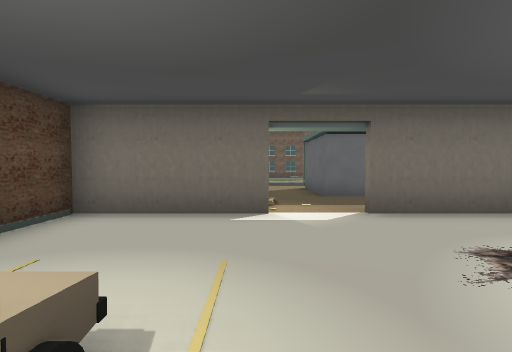
View 1 (above)

17 first-person views from a walk through a Godot game level. The camera is 1.5 m above the floor, tilts 2° down and sees 85° across. Doors that lead somewhere are drawn open, without their leaves. The floor is counted in squares, 2 m on a side. Each view is taken from the middle of a square. On the plan, view 1 faces up. The plan holds only what a view shows up to about 10 squares ahead; the rest is blank. The place goes on beyond the plan. Some surface patterns are stand-ins.

View 2
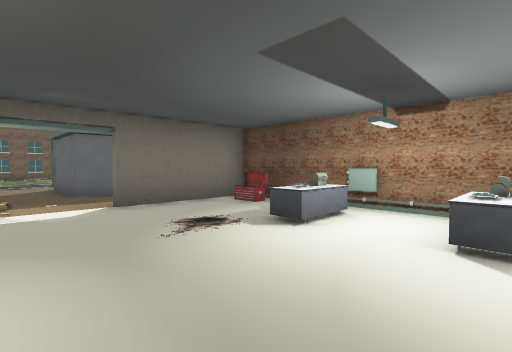

View 3
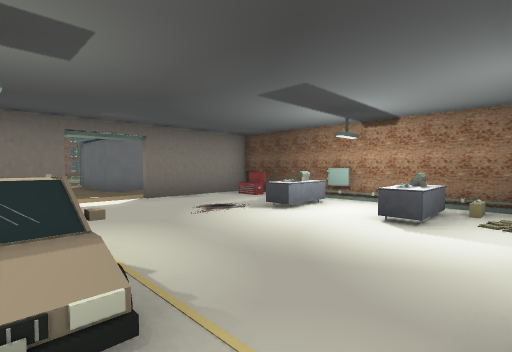

View 4
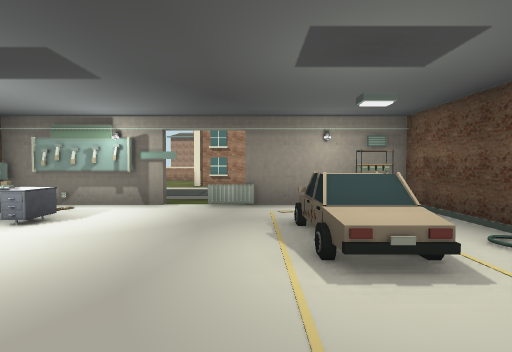

View 5
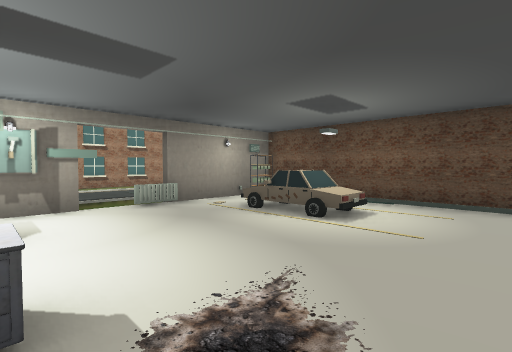

View 6
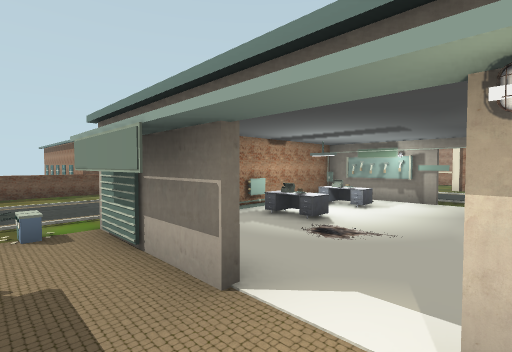

View 7
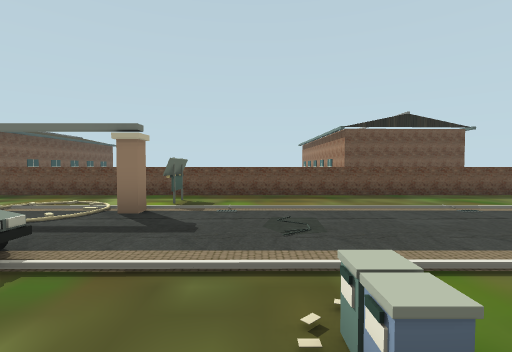

View 8
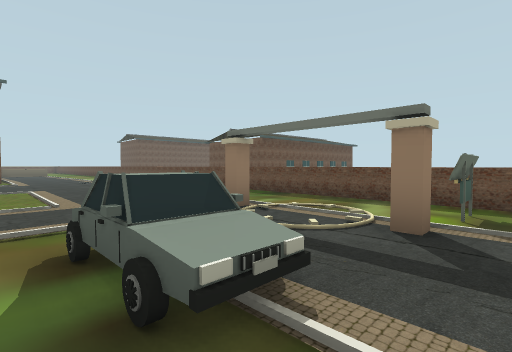

View 9
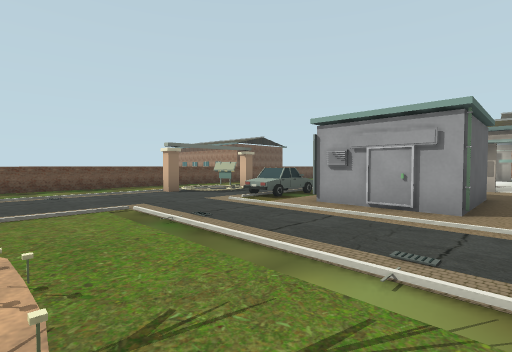

View 10
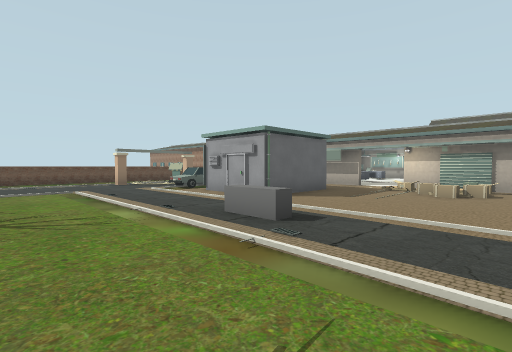

View 11
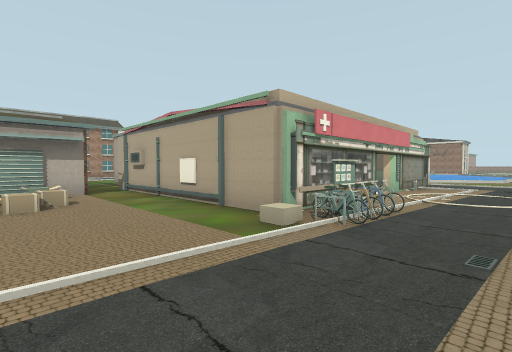

View 12
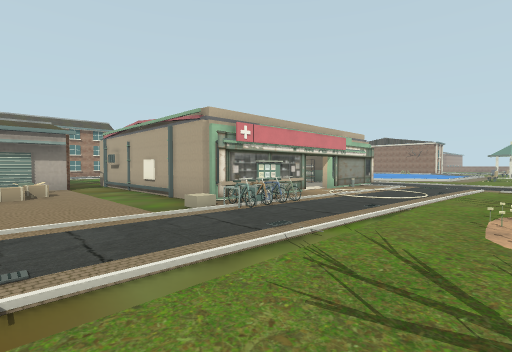

View 13
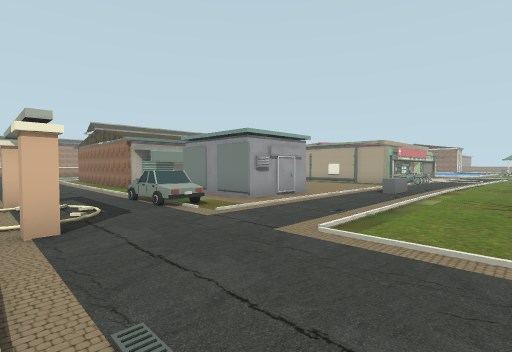

View 14
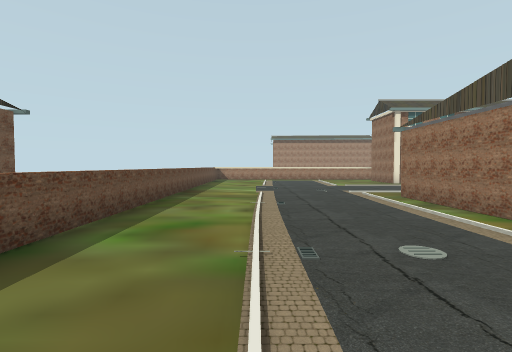

View 15
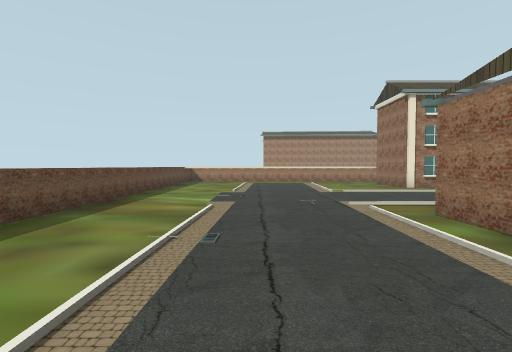

View 16
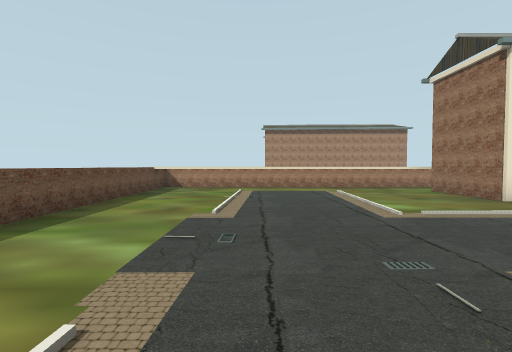

View 17
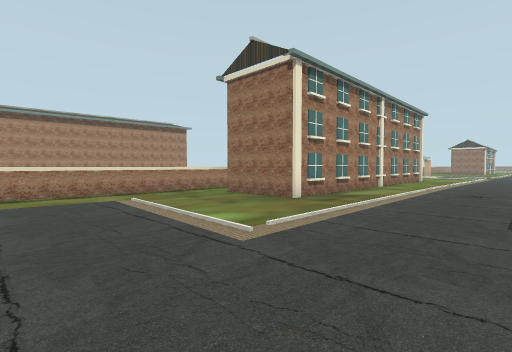

### Floor plan
Key: @ floor where view 1 was taken; # wall or solid block; x gap in a wall; . floor; / step, stairs or slope; D open door; = window, fence, low wall or low ledge; ^ raised ledge; S shed; C chest; E desk; T toolbox; B block; I tire; H shelf; O other object.
Columns run from 13 left of view 1 to 12 right of it. Each row starts with its distance up from view 1.
 15    .................../. #
 14 ../.................../..#
 13 ..........//////////../..#
 12 .............^......../..#
 11 .....D.==//...........#..#
 10  ####D###......SSS.^.//..#
  9          #.....S S.O.//..#
  8          #.....S S.O../#.#
  7          #..=..SSS./../..#
  6          ..==/...../../..#
  5          #..x.DD..//../..#
  4          #####.####/../..#
  3          ##......C# ../..#
  2          .#.......#/../..#
  1           #.O...#E#/../..#
  0           #.B@...O#/../..#
 -1           #.I...ET#/../..#
 -2           #H.#...O#/../..#
 -3            ###.####/../..#
 -4            ..............#
 -5          ............./..#
 -6          ................#
 -7           ...............#
 -8            .##...........#
 -9            #####.........#
-10                #.........#
-11                ..........#
-12                ###########

Where each view was taken, in squares from view 1:
view 1: 0 up, 0 right, facing up
view 2: 1 down, 0 right, facing up-right
view 3: 2 down, 1 left, facing up-right
view 4: 3 up, 0 right, facing down
view 5: 3 up, 3 right, facing down-left
view 6: 6 up, 0 right, facing down-right
view 7: 6 up, 4 right, facing right
view 8: 7 up, 5 right, facing up-right
view 9: 15 up, 1 right, facing down-right
view 10: 15 up, 3 left, facing down-right
view 11: 13 up, 1 left, facing down-left
view 12: 15 up, 1 left, facing down-left
view 13: 15 up, 9 right, facing down-left
view 14: 5 up, 9 right, facing down
view 15: 2 up, 8 right, facing down
view 16: 2 down, 8 right, facing down
view 17: 4 down, 8 right, facing down-left
